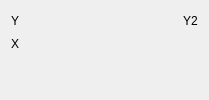
       <widget class="QWidget" name="tab_3">
        <attribute name="title">
         <string>Sim Explorer</string>
        </attribute>
        <layout class="QGridLayout" name="gridLayout_49">
         <item row="0" column="2">
          <spacer name="horizontalSpacer_24">
           <property name="orientation">
            <enum>Qt::Horizontal</enum>
           </property>
           <property name="sizeHint" stdset="0">
            <size>
             <width>40</width>
             <height>20</height>
            </size>
           </property>
          </spacer>
         </item>
         <item row="0" column="3">
          <widget class="QFrame" name="frame_25">
           <property name="minimumSize">
            <size>
             <width>50</width>
             <height>0</height>
            </size>
           </property>
           <property name="frameShape">
            <enum>QFrame::NoFrame</enum>
           </property>
           <property name="frameShadow">
            <enum>QFrame::Raised</enum>
           </property>
           <property name="lineWidth">
            <number>0</number>
           </property>
           <layout class="QGridLayout" name="sim_ychoice2_layout">
            <property name="leftMargin">
             <number>0</number>
            </property>
            <property name="topMargin">
             <number>0</number>
            </property>
            <property name="rightMargin">
             <number>0</number>
            </property>
            <property name="bottomMargin">
             <number>0</number>
            </property>
           </layout>
          </widget>
         </item>
         <item row="0" column="1">
          <widget class="QFrame" name="frame_24">
           <property name="minimumSize">
            <size>
             <width>50</width>
             <height>0</height>
            </size>
           </property>
           <property name="frameShape">
            <enum>QFrame::NoFrame</enum>
           </property>
           <property name="frameShadow">
            <enum>QFrame::Raised</enum>
           </property>
           <property name="lineWidth">
            <number>0</number>
           </property>
           <layout class="QGridLayout" name="sim_ychoice1_layout">
            <property name="leftMargin">
             <number>0</number>
            </property>
            <property name="topMargin">
             <number>0</number>
            </property>
            <property name="rightMargin">
             <number>0</number>
            </property>
            <property name="bottomMargin">
             <number>0</number>
            </property>
           </layout>
          </widget>
         </item>
         <item row="1" column="1">
          <widget class="QFrame" name="frame_26">
           <property name="frameShape">
            <enum>QFrame::NoFrame</enum>
           </property>
           <property name="frameShadow">
            <enum>QFrame::Raised</enum>
           </property>
           <property name="lineWidth">
            <number>0</number>
           </property>
           <layout class="QGridLayout" name="sim_xchoice_layout">
            <property name="leftMargin">
             <number>0</number>
            </property>
            <property name="topMargin">
             <number>0</number>
            </property>
            <property name="rightMargin">
             <number>0</number>
            </property>
            <property name="bottomMargin">
             <number>0</number>
            </property>
           </layout>
          </widget>
         </item>
         <item row="0" column="0">
          <widget class="QLabel" name="label_4">
           <property name="text">
            <string>Y</string>
           </property>
          </widget>
         </item>
         <item row="1" column="0">
          <widget class="QLabel" name="label_7">
           <property name="text">
            <string>X</string>
           </property>
          </widget>
         </item>
         <item row="0" column="4">
          <widget class="QLabel" name="label_8">
           <property name="text">
            <string>Y2</string>
           </property>
          </widget>
         </item>
         <item row="2" column="0" colspan="5">
          <widget class="QFrame" name="frame_23">
           <property name="sizePolicy">
            <sizepolicy hsizetype="Preferred" vsizetype="MinimumExpanding">
             <horstretch>0</horstretch>
             <verstretch>0</verstretch>
            </sizepolicy>
           </property>
           <property name="frameShape">
            <enum>QFrame::NoFrame</enum>
           </property>
           <property name="frameShadow">
            <enum>QFrame::Sunken</enum>
           </property>
           <layout class="QGridLayout" name="gridLayout_48">
            <property name="leftMargin">
             <number>0</number>
            </property>
            <property name="topMargin">
             <number>0</number>
            </property>
            <property name="rightMargin">
             <number>0</number>
            </property>
            <property name="bottomMargin">
             <number>0</number>
            </property>
            <item row="0" column="0">
             <widget class="QWidget" name="sim_explorer_plot_widget" native="true">
              <property name="mouseTracking">
               <bool>true</bool>
              </property>
              <property name="focusPolicy">
               <enum>Qt::StrongFocus</enum>
              </property>
              <layout class="QGridLayout" name="mpl_sim_explorer">
               <property name="leftMargin">
                <number>0</number>
               </property>
               <property name="topMargin">
                <number>0</number>
               </property>
               <property name="rightMargin">
                <number>0</number>
               </property>
               <property name="bottomMargin">
                <number>0</number>
               </property>
              </layout>
             </widget>
            </item>
           </layout>
          </widget>
         </item>
        </layout>
       </widget>
